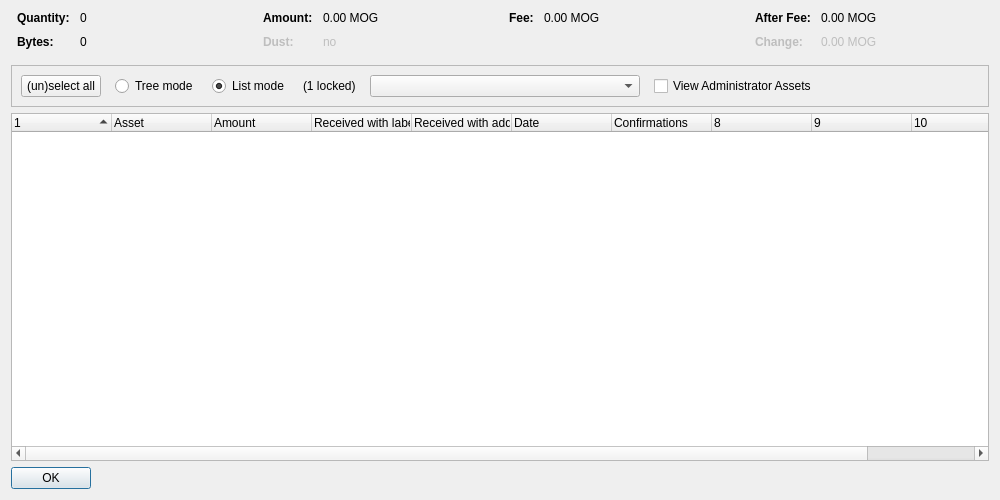
<?xml version="1.0" encoding="UTF-8"?>
<ui version="4.0">
 <class>AssetControlDialog</class>
 <widget class="QDialog" name="AssetControlDialog">
  <property name="geometry">
   <rect>
    <x>0</x>
    <y>0</y>
    <width>1000</width>
    <height>500</height>
   </rect>
  </property>
  <property name="windowTitle">
   <string>Asset Selection</string>
  </property>
  <layout class="QVBoxLayout" name="verticalLayout">
   <item>
    <layout class="QHBoxLayout" name="horizontalLayoutTop" stretch="0,0,0,0">
     <property name="topMargin">
      <number>0</number>
     </property>
     <property name="bottomMargin">
      <number>10</number>
     </property>
     <item>
      <layout class="QFormLayout" name="formLayoutAssetControl1">
       <property name="horizontalSpacing">
        <number>10</number>
       </property>
       <property name="verticalSpacing">
        <number>10</number>
       </property>
       <property name="leftMargin">
        <number>6</number>
       </property>
       <property name="rightMargin">
        <number>6</number>
       </property>
       <item row="0" column="0">
        <widget class="QLabel" name="labelAssetControlQuantityText">
         <property name="font">
          <font>
           <weight>75</weight>
           <bold>true</bold>
          </font>
         </property>
         <property name="text">
          <string>Quantity:</string>
         </property>
        </widget>
       </item>
       <item row="0" column="1">
        <widget class="QLabel" name="labelAssetControlQuantity">
         <property name="cursor">
          <cursorShape>IBeamCursor</cursorShape>
         </property>
         <property name="contextMenuPolicy">
          <enum>Qt::ActionsContextMenu</enum>
         </property>
         <property name="text">
          <string notr="true">0</string>
         </property>
         <property name="textInteractionFlags">
          <set>Qt::LinksAccessibleByMouse|Qt::TextSelectableByKeyboard|Qt::TextSelectableByMouse</set>
         </property>
        </widget>
       </item>
       <item row="1" column="0">
        <widget class="QLabel" name="labelAssetControlBytesText">
         <property name="font">
          <font>
           <weight>75</weight>
           <bold>true</bold>
          </font>
         </property>
         <property name="text">
          <string>Bytes:</string>
         </property>
        </widget>
       </item>
       <item row="1" column="1">
        <widget class="QLabel" name="labelAssetControlBytes">
         <property name="cursor">
          <cursorShape>IBeamCursor</cursorShape>
         </property>
         <property name="contextMenuPolicy">
          <enum>Qt::ActionsContextMenu</enum>
         </property>
         <property name="text">
          <string notr="true">0</string>
         </property>
         <property name="textInteractionFlags">
          <set>Qt::LinksAccessibleByMouse|Qt::TextSelectableByKeyboard|Qt::TextSelectableByMouse</set>
         </property>
        </widget>
       </item>
      </layout>
     </item>
     <item>
      <layout class="QFormLayout" name="formLayoutAssetControl2">
       <property name="horizontalSpacing">
        <number>10</number>
       </property>
       <property name="verticalSpacing">
        <number>10</number>
       </property>
       <property name="leftMargin">
        <number>6</number>
       </property>
       <property name="rightMargin">
        <number>6</number>
       </property>
       <item row="0" column="0">
        <widget class="QLabel" name="labelAssetControlAmountText">
         <property name="font">
          <font>
           <weight>75</weight>
           <bold>true</bold>
          </font>
         </property>
         <property name="text">
          <string>Amount:</string>
         </property>
        </widget>
       </item>
       <item row="0" column="1">
        <widget class="QLabel" name="labelAssetControlAmount">
         <property name="cursor">
          <cursorShape>IBeamCursor</cursorShape>
         </property>
         <property name="contextMenuPolicy">
          <enum>Qt::ActionsContextMenu</enum>
         </property>
         <property name="text">
          <string notr="true">0.00 MOG</string>
         </property>
         <property name="textInteractionFlags">
          <set>Qt::LinksAccessibleByMouse|Qt::TextSelectableByKeyboard|Qt::TextSelectableByMouse</set>
         </property>
        </widget>
       </item>
       <item row="1" column="0">
        <widget class="QLabel" name="labelAssetControlLowOutputText">
         <property name="enabled">
          <bool>false</bool>
         </property>
         <property name="font">
          <font>
           <weight>75</weight>
           <bold>true</bold>
          </font>
         </property>
         <property name="text">
          <string>Dust:</string>
         </property>
        </widget>
       </item>
       <item row="1" column="1">
        <widget class="QLabel" name="labelAssetControlLowOutput">
         <property name="enabled">
          <bool>false</bool>
         </property>
         <property name="cursor">
          <cursorShape>IBeamCursor</cursorShape>
         </property>
         <property name="contextMenuPolicy">
          <enum>Qt::ActionsContextMenu</enum>
         </property>
         <property name="text">
          <string notr="true">no</string>
         </property>
         <property name="textInteractionFlags">
          <set>Qt::LinksAccessibleByMouse|Qt::TextSelectableByKeyboard|Qt::TextSelectableByMouse</set>
         </property>
        </widget>
       </item>
      </layout>
     </item>
     <item>
      <layout class="QFormLayout" name="formLayoutAssetControl3">
       <property name="horizontalSpacing">
        <number>10</number>
       </property>
       <property name="verticalSpacing">
        <number>10</number>
       </property>
       <property name="leftMargin">
        <number>6</number>
       </property>
       <property name="rightMargin">
        <number>6</number>
       </property>
       <item row="0" column="0">
        <widget class="QLabel" name="labelAssetControlFeeText">
         <property name="font">
          <font>
           <weight>75</weight>
           <bold>true</bold>
          </font>
         </property>
         <property name="text">
          <string>Fee:</string>
         </property>
        </widget>
       </item>
       <item row="0" column="1">
        <widget class="QLabel" name="labelAssetControlFee">
         <property name="cursor">
          <cursorShape>IBeamCursor</cursorShape>
         </property>
         <property name="contextMenuPolicy">
          <enum>Qt::ActionsContextMenu</enum>
         </property>
         <property name="text">
          <string notr="true">0.00 MOG</string>
         </property>
         <property name="textInteractionFlags">
          <set>Qt::LinksAccessibleByMouse|Qt::TextSelectableByKeyboard|Qt::TextSelectableByMouse</set>
         </property>
        </widget>
       </item>
      </layout>
     </item>
     <item>
      <layout class="QFormLayout" name="formLayoutAssetControl4">
       <property name="horizontalSpacing">
        <number>10</number>
       </property>
       <property name="verticalSpacing">
        <number>10</number>
       </property>
       <property name="leftMargin">
        <number>6</number>
       </property>
       <property name="rightMargin">
        <number>6</number>
       </property>
       <item row="0" column="0">
        <widget class="QLabel" name="labelAssetControlAfterFeeText">
         <property name="font">
          <font>
           <weight>75</weight>
           <bold>true</bold>
          </font>
         </property>
         <property name="text">
          <string>After Fee:</string>
         </property>
        </widget>
       </item>
       <item row="0" column="1">
        <widget class="QLabel" name="labelAssetControlAfterFee">
         <property name="cursor">
          <cursorShape>IBeamCursor</cursorShape>
         </property>
         <property name="contextMenuPolicy">
          <enum>Qt::ActionsContextMenu</enum>
         </property>
         <property name="text">
          <string notr="true">0.00 MOG</string>
         </property>
         <property name="textInteractionFlags">
          <set>Qt::LinksAccessibleByMouse|Qt::TextSelectableByKeyboard|Qt::TextSelectableByMouse</set>
         </property>
        </widget>
       </item>
       <item row="1" column="0">
        <widget class="QLabel" name="labelAssetControlChangeText">
         <property name="enabled">
          <bool>false</bool>
         </property>
         <property name="font">
          <font>
           <weight>75</weight>
           <bold>true</bold>
          </font>
         </property>
         <property name="text">
          <string>Change:</string>
         </property>
        </widget>
       </item>
       <item row="1" column="1">
        <widget class="QLabel" name="labelAssetControlChange">
         <property name="enabled">
          <bool>false</bool>
         </property>
         <property name="cursor">
          <cursorShape>IBeamCursor</cursorShape>
         </property>
         <property name="contextMenuPolicy">
          <enum>Qt::ActionsContextMenu</enum>
         </property>
         <property name="text">
          <string notr="true">0.00 MOG</string>
         </property>
         <property name="textInteractionFlags">
          <set>Qt::LinksAccessibleByMouse|Qt::TextSelectableByKeyboard|Qt::TextSelectableByMouse</set>
         </property>
        </widget>
       </item>
      </layout>
     </item>
    </layout>
   </item>
   <item>
    <widget class="QFrame" name="frame">
     <property name="minimumSize">
      <size>
       <width>0</width>
       <height>40</height>
      </size>
     </property>
     <property name="frameShape">
      <enum>QFrame::StyledPanel</enum>
     </property>
     <property name="frameShadow">
      <enum>QFrame::Sunken</enum>
     </property>
     <layout class="QHBoxLayout" name="horizontalLayout">
      <item>
       <layout class="QHBoxLayout" name="horizontalLayoutPanel" stretch="0,0,0,0,0,0,0">
        <property name="spacing">
         <number>14</number>
        </property>
        <item>
         <widget class="QPushButton" name="pushButtonSelectAll">
          <property name="sizePolicy">
           <sizepolicy hsizetype="Maximum" vsizetype="Fixed">
            <horstretch>0</horstretch>
            <verstretch>0</verstretch>
           </sizepolicy>
          </property>
          <property name="text">
           <string>(un)select all</string>
          </property>
          <property name="autoDefault">
           <bool>false</bool>
          </property>
         </widget>
        </item>
        <item>
         <widget class="QRadioButton" name="radioTreeMode">
          <property name="sizePolicy">
           <sizepolicy hsizetype="Maximum" vsizetype="Fixed">
            <horstretch>0</horstretch>
            <verstretch>0</verstretch>
           </sizepolicy>
          </property>
          <property name="text">
           <string>Tree mode</string>
          </property>
         </widget>
        </item>
        <item>
         <widget class="QRadioButton" name="radioListMode">
          <property name="sizePolicy">
           <sizepolicy hsizetype="Maximum" vsizetype="Fixed">
            <horstretch>0</horstretch>
            <verstretch>0</verstretch>
           </sizepolicy>
          </property>
          <property name="text">
           <string>List mode</string>
          </property>
          <property name="checked">
           <bool>true</bool>
          </property>
         </widget>
        </item>
        <item>
         <widget class="QLabel" name="labelLocked">
          <property name="text">
           <string notr="true">(1 locked)</string>
          </property>
         </widget>
        </item>
        <item>
         <widget class="QComboBox" name="assetList">
          <property name="minimumContentsLength">
           <number>30</number>
          </property>
         </widget>
        </item>
        <item>
         <widget class="QCheckBox" name="viewAdministrator">
          <property name="toolTip">
           <string>View assets that you have the ownership asset for</string>
          </property>
          <property name="text">
           <string>View Administrator Assets</string>
          </property>
         </widget>
        </item>
        <item>
         <spacer name="horizontalSpacer">
          <property name="orientation">
           <enum>Qt::Horizontal</enum>
          </property>
          <property name="sizeHint" stdset="0">
           <size>
            <width>40</width>
            <height>20</height>
           </size>
          </property>
         </spacer>
        </item>
       </layout>
      </item>
     </layout>
    </widget>
   </item>
   <item>
    <widget class="AssetControlTreeWidget" name="treeWidget">
     <property name="contextMenuPolicy">
      <enum>Qt::CustomContextMenu</enum>
     </property>
     <property name="sortingEnabled">
      <bool>false</bool>
     </property>
     <property name="columnCount">
      <number>11</number>
     </property>
     <attribute name="headerShowSortIndicator" stdset="0">
      <bool>true</bool>
     </attribute>
     <attribute name="headerStretchLastSection">
      <bool>false</bool>
     </attribute>
     <column>
      <property name="text">
       <string/>
      </property>
     </column>
     <column>
      <property name="text">
       <string>Asset</string>
      </property>
     </column>
     <column>
      <property name="text">
       <string>Amount</string>
      </property>
     </column>
     <column>
      <property name="text">
       <string>Received with label</string>
      </property>
     </column>
     <column>
      <property name="text">
       <string>Received with address</string>
      </property>
     </column>
     <column>
      <property name="text">
       <string>Date</string>
      </property>
     </column>
     <column>
      <property name="text">
       <string>Confirmations</string>
      </property>
      <property name="toolTip">
       <string>Confirmed</string>
      </property>
     </column>
     <column>
      <property name="text">
       <string/>
      </property>
     </column>
     <column>
      <property name="text">
       <string/>
      </property>
     </column>
     <column>
      <property name="text">
       <string/>
      </property>
     </column>
     <column>
      <property name="text">
       <string/>
      </property>
     </column>
    </widget>
   </item>
   <item>
    <widget class="QDialogButtonBox" name="buttonBox">
     <property name="sizePolicy">
      <sizepolicy hsizetype="Maximum" vsizetype="Fixed">
       <horstretch>0</horstretch>
       <verstretch>0</verstretch>
      </sizepolicy>
     </property>
     <property name="orientation">
      <enum>Qt::Horizontal</enum>
     </property>
     <property name="standardButtons">
      <set>QDialogButtonBox::Ok</set>
     </property>
    </widget>
   </item>
  </layout>
 </widget>
 <customwidgets>
  <customwidget>
   <class>AssetControlTreeWidget</class>
   <extends>QTreeWidget</extends>
   <header location="global">assetcontroltreewidget.h</header>
  </customwidget>
 </customwidgets>
 <resources/>
 <connections/>
</ui>
